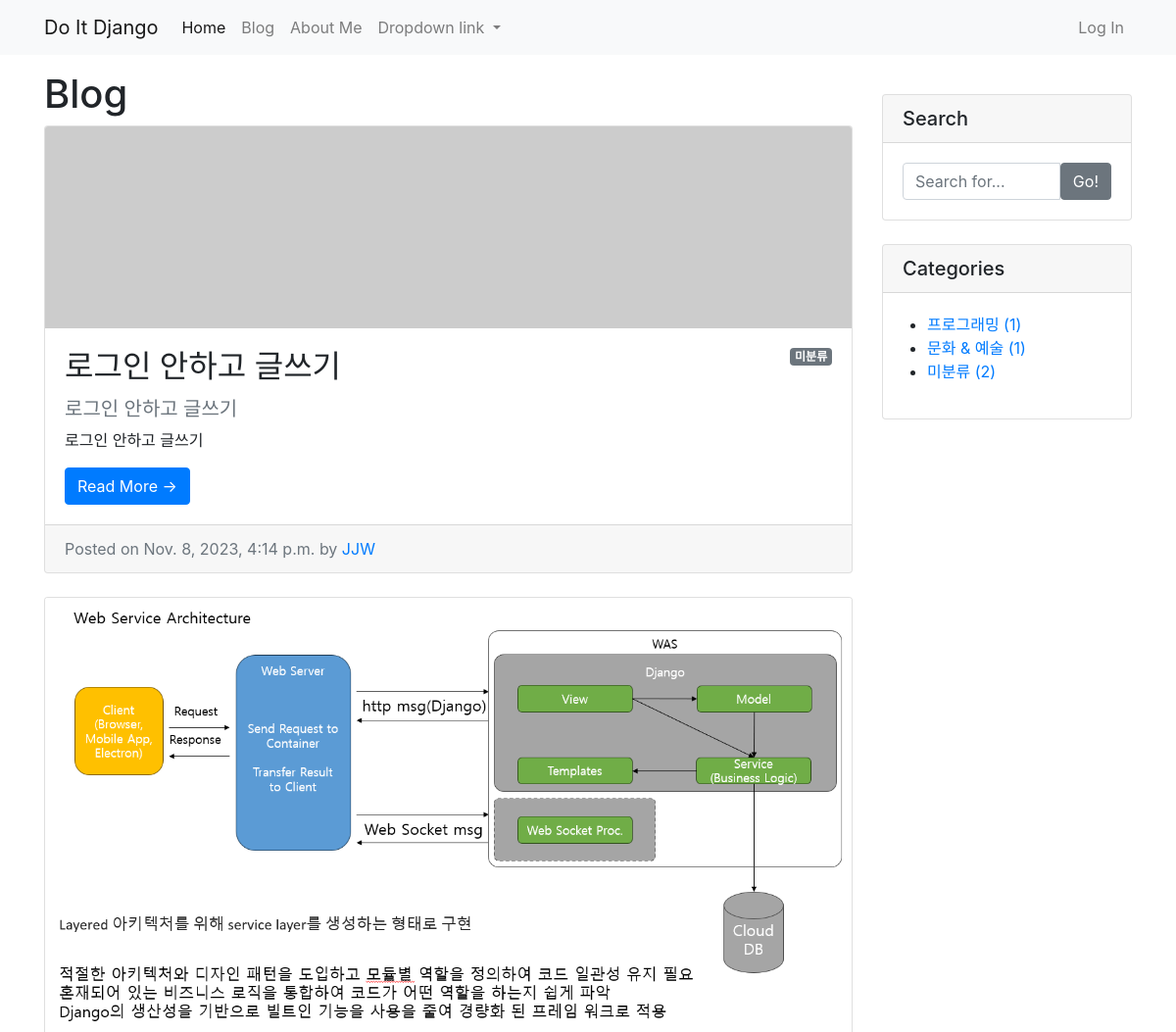
/blog/ (upper part), run on an earlier commit of the app's database.
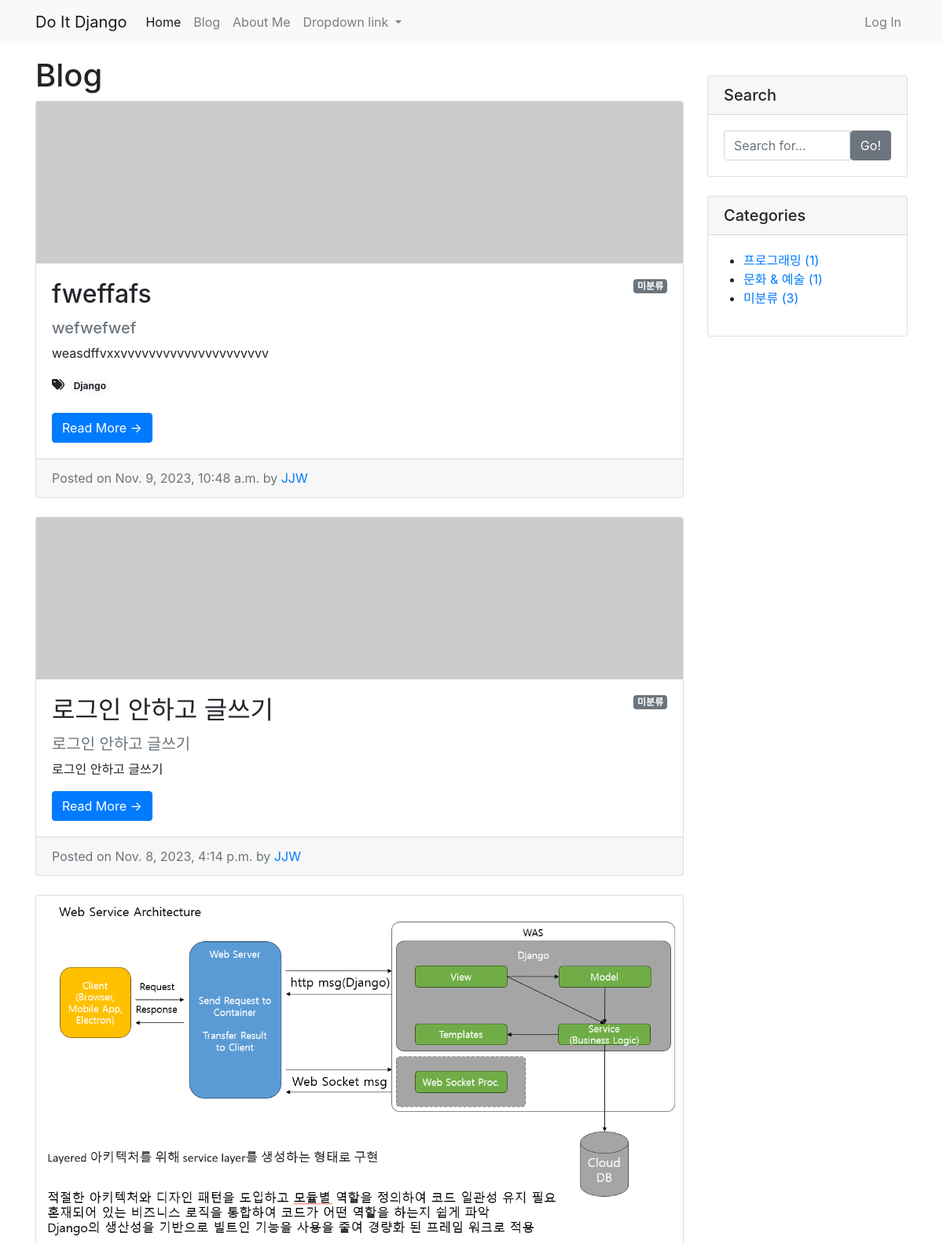
And on a later commit of the database.
### blog/models.py (models this page shows, shortened)
class Post(models.Model):
    title = models.CharField(max_length=30)
    hook_text = models.CharField(max_length=100, blank=True)
    content = models.TextField()
    head_image = models.ImageField(upload_to='blog/images/%Y/%m/%d/', blank=True)
    file_upload = models.FileField(upload_to='blog/files/%Y/%m/%d/', blank=True)
    created_at = models.DateTimeField(auto_now_add=True)
    updated_at = models.DateTimeField(auto_now=True)
    author = models.ForeignKey(User, null=True, blank=True, on_delete=models.SET_NULL)  # 작성자가 삭제되면 해당 작성자가 작성한 포스트에 작성자를 빈 칸으로 둔다.
    category = models.ForeignKey(Category, null=True, blank=True, on_delete=models.SET_NULL)
    tags = models.ManyToManyField(Tag, blank=True)  # ManyToManyField는 기본적으로 null=True가 설정되어 있어 따로 입력한 null=True는 효과가 없다.
    def __str__(self):
        return f'[{self.pk}] {self.title} :: {self.author}'
    def get_absolute_url(self):
        return f'/blog/{self.pk}/'

class Category(models.Model):
    name = models.CharField(max_length=50, unique=True)
    slug = models.SlugField(max_length=200, unique=True, allow_unicode=True)
    def __str__(self):  # 해당 클래스로 만들어진 인스턴트 자체를 출력할 때, 문자열로 설명해주기 위한 메서드이다.
        return self.name
    def get_absolute_url(self):
        return f'/blog/category/{self.slug}/'
    class Meta:
        verbose_name_plural = 'Categories'  # admin 페이지 내의 자동으로 설정된 'Categorys'를 'Categories'로 변경

class Tag(models.Model):
    name = models.CharField(max_length=50)
    slug = models.SlugField(max_length=200, unique=True, allow_unicode=True)
    def __str__(self):
        return self.name
    def get_absolute_url(self):
        return f'/blog/tag/{self.slug}/'

### blog/views.py (the view)
# urls.py: path('', views.PostList.as_view()),
class PostList(ListView):
    model = Post
    ordering = '-pk'
    def get_context_data(self, **kwargs):
        context = super(PostList, self).get_context_data()
        context['categories'] = Category.objects.all()
        context['no_category_post_count'] = Post.objects.filter(category=None).count()
        return context

### blog/templates/blog/post_list.html (shortened to what this page needs)
{% extends 'blog/base.html' %}
{% block main_area %}
    <h1>Blog
    </h1>
        {% if post_list.exists %}
            {% for p in post_list %}
                <div class="card mb-4" id="post-{{ p.pk }}">
                    {% if p.head_image %}
                    <img class="card-img-top" src="{{ p.head_image.url }}" alt="{{ p }} head image">
                    {% else %}
                    <img class="card-img-top" src="https://picsum.photos/seed/{{ p.id }}/800/200" alt="random_image">
                    {% endif %}
                    <div class="card-body">
                        {% if p.category %}
                            <span class="badge badge-secondary float-right">{{ p.category }}</span>
                        {% else %}
                            <span class="badge badge-secondary float-right">미분류</span>
                        {% endif %}
                        <h2 class="card-title">{{ p.title }}</h2>
                        {% if p.hook_text %}
                            <h5 class="text-muted">{{ p.hook_text }}</h5>
                        {% endif %}
                        <p class="card-text">{{ p.content | truncatewords:45 }}</p>
                        {% if p.tags.exists %}
                            <i class="fas fa-tags"></i>
                            {% for tag in p.tags.iterator %}
                                <a href="{{ tag.get_absolute_url }}"><span class="badge badge-pill badge-light">{{ tag }}</span></a>
                            {% endfor %}
                            <br />
                            <br />
                        {% endif %}
                        <a href="{{ p.get_absolute_url }}" class="btn btn-primary">Read More &rarr;</a>
                    </div>
                    <div class="card-footer text-muted">
                        Posted on {{ p.created_at }} by
                        <a href="#">{{ p.author | upper }}</a>
                    </div>
                </div>
            {% endfor %}
        {% else %}
            <h3>아직 게시물이 없습니다.</h3>
        {% endif %}
{% endblock %}

### blog/templates/blog/base.html (shortened to what this page needs)
<!DOCTYPE html>
<html>
{% load static %}
<head>
    <link rel="stylesheet" href="{% static 'blog/bootstrap/bootstrap.min.css' %}" media="screen">
</head>
<body>
    {% include 'blog/navbar.html' %}
    <div class="container my-3">
        <div class="row">
            <div class="col-md-8 col-lg-9" id="main-area">
                {% block main_area %}
                {% endblock %}
            </div>
            <div class="col-md-4 col-lg-3">
                <div class="card my-4">
                    <h5 class="card-header">Search</h5>
                    <div class="card-body">
                        <div class="input-group">
                            <input type="text" class="form-control" placeholder="Search for...">
                            <span class="input-group-btn">
                                <button class="btn btn-secondary" type="button">Go!</button>
                            </span>
                        </div>
                    </div>
                </div>
                <div class="card my-4">
                    <h5 class="card-header">Categories</h5>
                    <div class="card-body">
                        <div class="row">
                            <ul>
                                {% for category in categories %}
                                <li>
                                    <a href="{{ category.get_absolute_url }}">{{ category }} ({{ category.post_set.count }})</a>
                                </li>
                                {% endfor %}
                                <li>
                                    <a href="/blog/category/no_category/">미분류 ({{ no_category_post_count }})</a>
                                </li>
                            </ul>
                        </div>
                    </div>
                </div>
            </div>
        </div>
    </div>
</body>
</html>

What changed in the data, as far as the page shows it:
added Post: shows "미분류", title "fweffafs", hook_text "wefwefwef", content "weasdffvxxvvvvvvvvvvvvvvvvvvvvv", created_at "Nov. 9, 2023, 10:48 a.m.", author "JJW"
now on this page (row unchanged): Tag: name "Django"
Also different on the page:
{{ no_category_post_count }}: "2" → "3"
